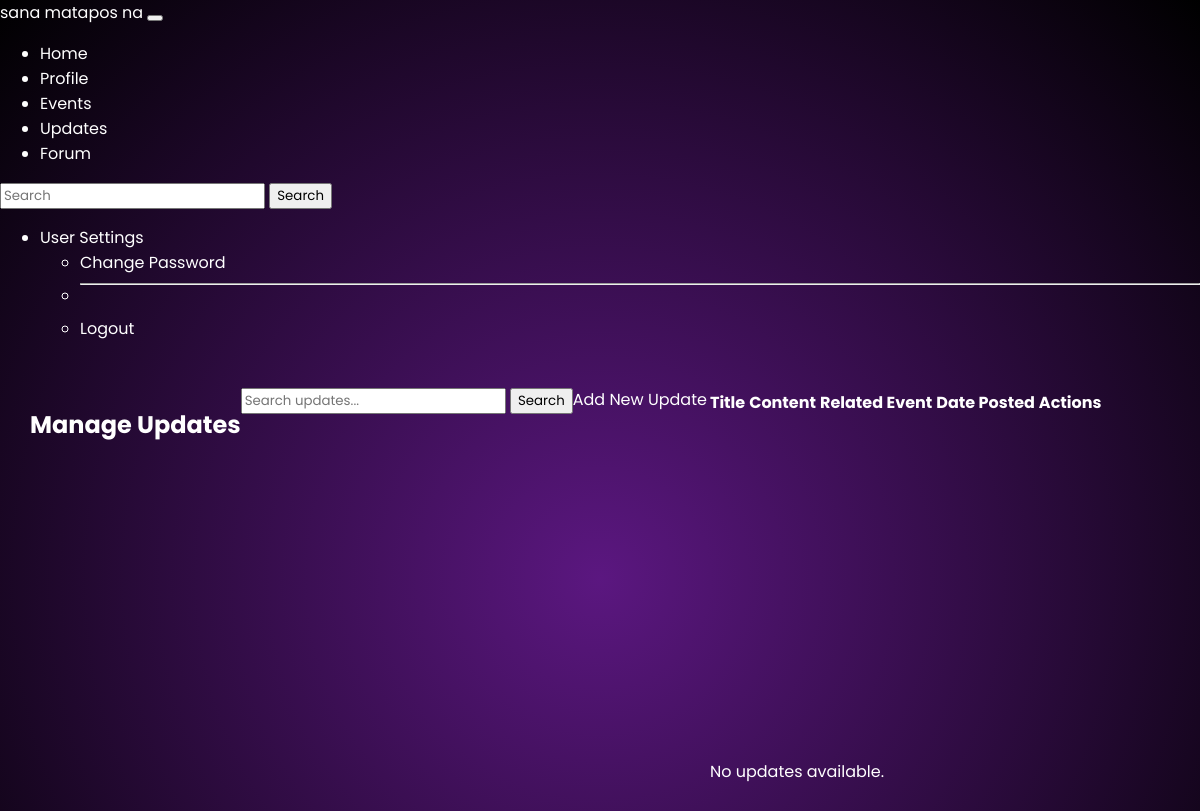
The page /admin-panel/updates/ (signed in) on the database as committed earlier.
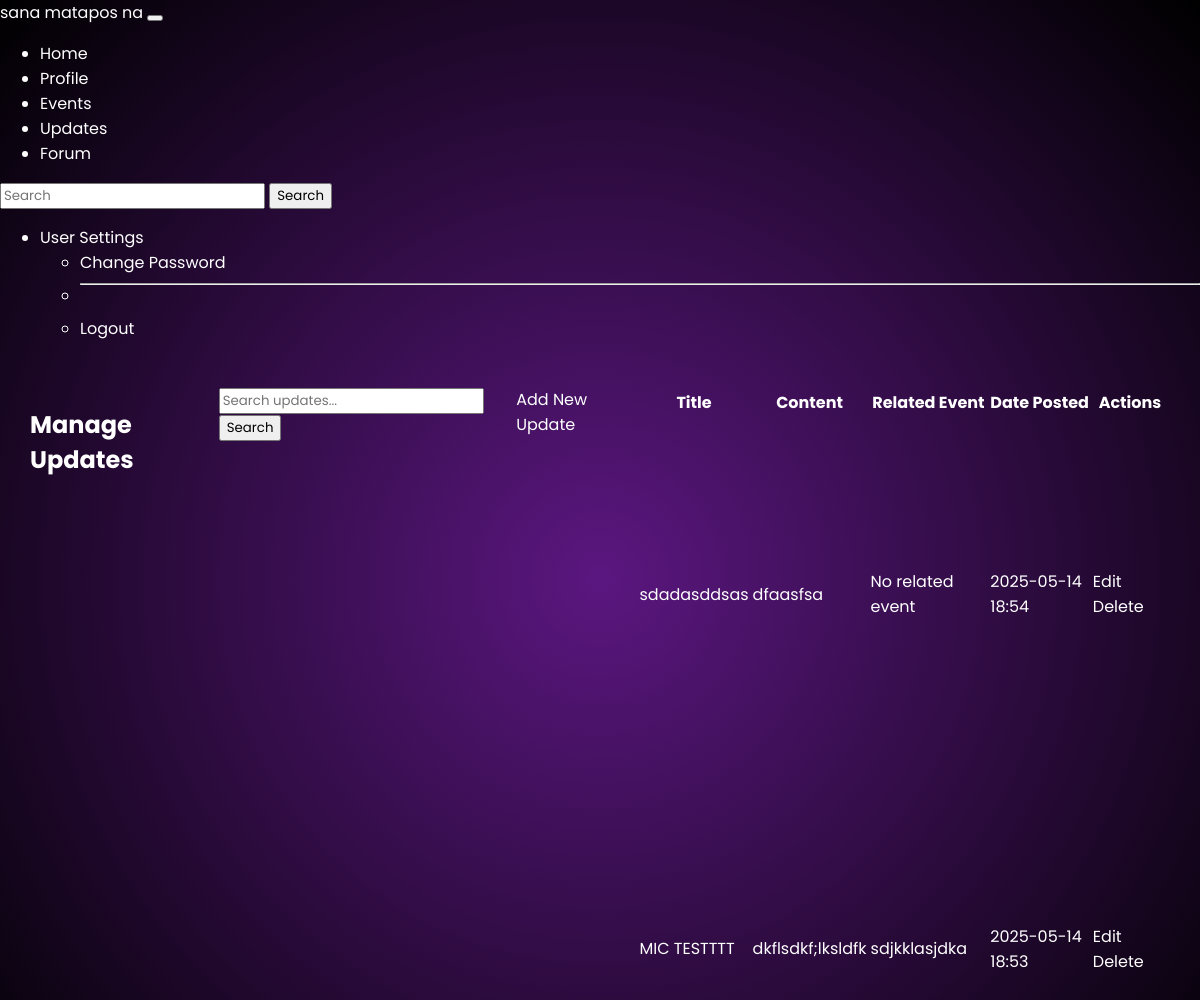
The same page on the database as committed later.
### core/models.py (models this page shows, shortened)
class Updates(models.Model):
    title = models.CharField(max_length=200)
    content = models.TextField()
    date_posted = models.DateTimeField(auto_now_add=True)
    related_event = models.ForeignKey(Event, on_delete=models.SET_NULL, null=True, blank=True)

class Event(models.Model):
    title = models.CharField(max_length=200)
    description = models.TextField()
    date = models.DateField(default=date.today)
    time = models.TimeField()
    location = models.CharField(max_length=200)

### core/views.py (the view, shortened to what this page needs)
# urls.py: path('admin-panel/updates/', views.admin_updates_list, name='admin_updates_list'),
@login_required
@user_passes_test(is_admin)
def admin_updates_list(request):
    query = request.GET.get('q', '')
    sort_by = request.GET.get('sort', '-date_posted')
    updates = Updates.objects.order_by(sort_by)
    return render(request, 'admin_panel/updates_list.html', {'updates': updates})

### core/views.py (called while the page is built)
def is_admin(user):
    return user.is_staff or user.is_superuser

### core/templates/admin_panel/updates_list.html
{% extends 'base.html' %}
{% block content %}
<h2>Manage Updates</h2>
<form method="get" class="mb-3 d-flex" role="search">
    <input type="text" name="q" value="{{ query }}" class="form-control me-2" placeholder="Search updates...">
    <button type="submit" class="btn btn-outline-primary">Search</button>
</form>
<a href="{% url 'admin_updates_create' %}" class="btn btn-primary mb-3">Add New Update</a>
<table class="table table-striped">
    <thead>
        <tr>
            <th>Title</th>
            <th>Content</th>
            <th>Related Event</th>
            <th>Date Posted</th>
            <th>Actions</th>
        </tr>
    </thead>
    <tbody>
        {% for update in updates %}
        <tr>
            <td>{{ update.title }}</td>
            <td>{{ update.content|truncatewords:20 }}</td>
            <td>{% if update.related_event %}
                    {{ update.related_event.title }}
                {% else %}
                    No related event
                {% endif %}
            </td>
            <td>{{ update.date_posted|date:"Y-m-d H:i" }}</td>
            <td>
                <a href="{% url 'admin_updates_edit' update.id %}" class="btn btn-sm btn-warning">Edit</a>
                <a href="{% url 'admin_updates_delete' update.id %}" class="btn btn-sm btn-danger"
                   onclick="return confirm('Are you sure you want to delete this update?');">Delete</a>
            </td>
        </tr>
        {% empty %}
        <tr>
            <td colspan="5">No updates available.</td>
        </tr>
        {% endfor %}
    </tbody>
</table>
{% endblock %}

Rows that differ between the two databases and show on the page:
added Updates: title "sdadasddsas", content "dfaasfsa", shows "No related event", date_posted "2025-05-14 18:54"
added Updates: title "MIC TESTTTT", content "dkflsdkf;lksldfk", related_event "sdjkklasjdka", date_posted "2025-05-14 18:53"
Other text that changed with them:
text no longer shown: "No updates available."
